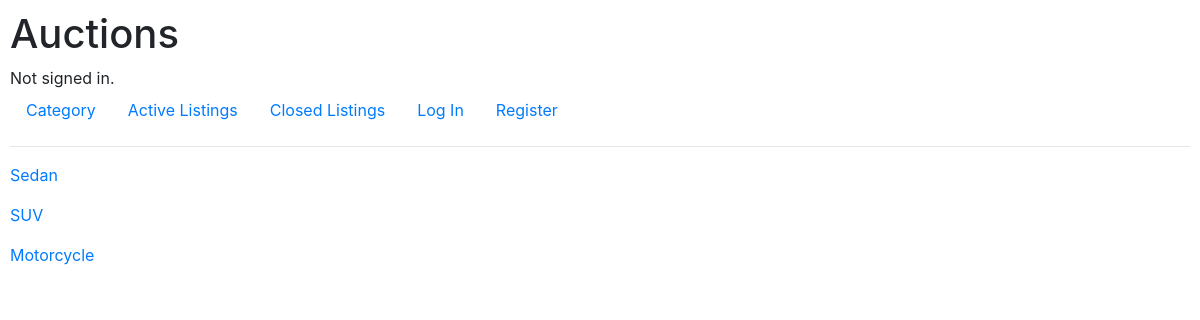
Page /view_category on the committed database.
### auctions/models.py (models this page shows, shortened)
class Listing(models.Model):
    category = models.CharField(max_length=35, null=True, blank=True)
    title = models.CharField(max_length=50)
    description = models.CharField(max_length=900)
    pic = models.URLField(null=True, blank=True)
    date_listed = models.DateField(default=timezone.now)
    active = models.BooleanField(default=True)
    current_bid = models.ForeignKey(Bid, on_delete=models.CASCADE,
                                    default=None, related_name='bid_listing')
    lister = models.ForeignKey(User, on_delete=models.CASCADE, default=None,
                               related_name='user_listing')
    watchlist = models.ManyToManyField(
        User, blank=True, related_name='watched_listings')

### auctions/views.py (the view)
# urls.py: path("view_category", views.view_category, name="view_category"),
def view_category(request):
    listings = Listing.objects.all()
    categories = []
    for listing in listings:
        if listing.category not in categories:
            categories.append(listing.category)
    return render(request, "auctions/category.html", {
        "categories": categories
    })

### auctions/templates/auctions/category.html
{% extends "auctions/layout.html" %}
{% block body %}
    {% for category in categories %}
        <a href="{% url 'listings_by_category' category %}"><p>{{ category }}</p></a>
    {% endfor %}
{% endblock %}

### auctions/static/auctions/styles.css (style rules this page uses)
body { padding: 10px; }

### rows in the picture
Listing: categories "Sedan"
Listing: categories "SUV"
Listing: categories "Motorcycle"
